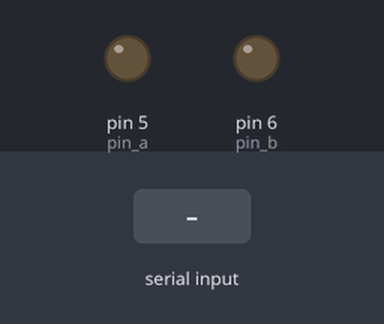
Bench run of a sketch on a simulated Arduino Uno, built with avr-gcc and run on an emulated ATmega328P. On the bench: output pins drawn as LEDs (lit = HIGH). The inputs (shaded band) are chosen by the test bench. What the sketch prints to the serial monitor is not drawn.

Above: at 1.2 s.
1.3 s: byte 1 (1) received over Serial
At 2.1 s:
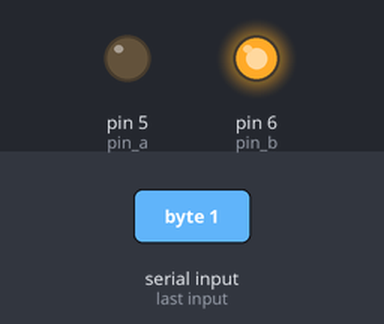
2.8 s: byte 2 (2) received over Serial
At 3.9 s:
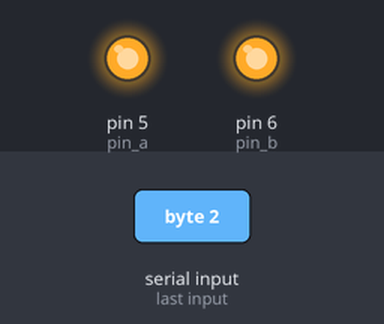
Timing chart, 0 to 5.8 s (numbered marks = the images above; inputs shaded):
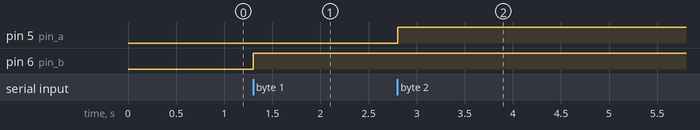

Measured:
- after the input at 1.3 s, pin 6 (pin_b): LOW → HIGH at once
- after the input at 2.8 s, pin 5 (pin_a): LOW → HIGH at once

The sketch:

_008_test_intensidad.ino
```cpp
int pin_a = 5;
int pin_b = 6;

int e;

void setup() {
  Serial.begin(9600);
  pinMode(pin_a, OUTPUT);
  pinMode(pin_b, OUTPUT);
}

void loop() {
  e = Serial.read();
  Serial.print(e);
  if (e == 0) {
    digitalWrite(pin_a, LOW);
    digitalWrite(pin_b, LOW);
    Serial.println("Pines apagados");
  }
  if (e == 1) {
    digitalWrite(pin_a, LOW);
    digitalWrite(pin_b, HIGH);
    Serial.println("Pin 5 apagado, Pin 6 encendido");
  }
  if (e == 2) {
    digitalWrite(pin_a, HIGH);
    digitalWrite(pin_b, HIGH);
    Serial.println("Pines ENCENDIDOS");
  }
}
```
